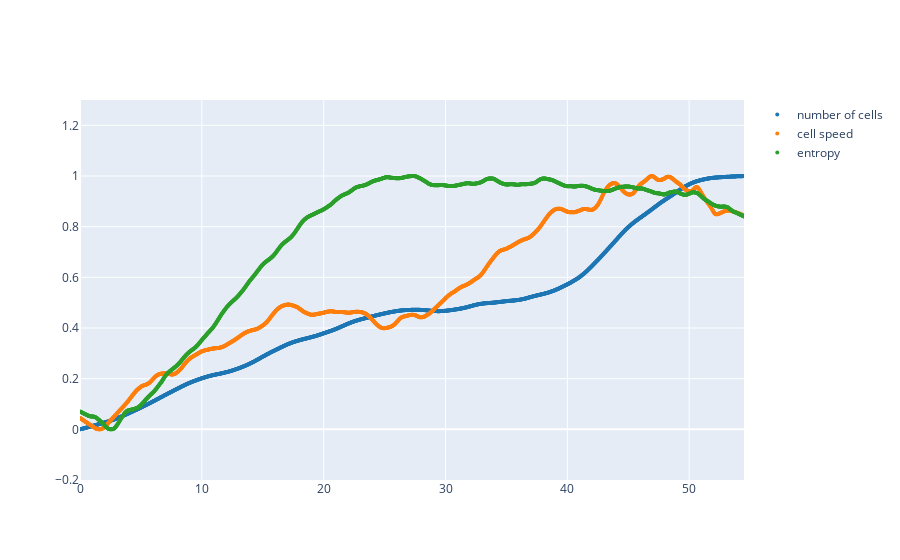

Notebook code for this chart:
### Markdown cell above
### Combine

### Code cell
import plotly.graph_objects as go

time_vec = cell_density_df["time"] * t_res / 3600

# normed entropy
e_norm = e_trend - np.min(e_trend)
e_norm = e_norm / (np.max(e_trend) - np.min(e_trend))

# normed v
v_norm = v_trend - np.min(v_trend)
v_norm = v_norm / (np.max(v_trend) - np.min(v_trend))

# normed N
n_norm = n_trend - np.min(n_trend)
n_norm = n_norm / (np.max(n_trend) - np.min(n_trend))

first_color = pc.DEFAULT_PLOTLY_COLORS[0]
    
fig = go.Figure()

fig.add_traces(go.Scatter(x=time_vec, y=n_norm, mode="markers", marker=dict(size=4, color=first_color), name="number of cells"))
fig.add_traces(go.Scatter(x=time_vec, y=v_norm, mode="markers", marker=dict(size=4, color=second_color),name="cell speed"))
fig.add_traces(go.Scatter(x=time_vec, y=e_norm, mode="markers", marker=dict(size=4, color=third_color), name="entropy"))

fig.update_layout(xaxis=dict(range=[0, 54.5]),
                  yaxis=dict(range=[-0.2, 1.3]))
fig.show()

fig.write_image(figure_dir + "all_vs_time.png", scale=2)

### Figure 1 — Plotly figure (JSON) as saved in the notebook; plotly's stock layout.template omitted (floating-point values rounded to 4 significant figures; data arrays with more than 128 entries replaced by an {"elided": "..."} marker saying what was removed)
{"data": [{"marker": {"color": "rgb(31, 119, 180)", "size": 4}, "mode": "markers", "name": "number of cells", "type": "scatter", "x": {"elided": "1600 float values"}, "y": {"elided": "1600 float values"}}, {"marker": {"color": "rgb(255, 127, 14)", "size": 4}, "mode": "markers", "name": "cell speed", "type": "scatter", "x": {"elided": "1600 float values"}, "y": {"elided": "1599 float values"}}, {"marker": {"color": "rgb(44, 160, 44)", "size": 4}, "mode": "markers", "name": "entropy", "type": "scatter", "x": {"elided": "1600 float values"}, "y": {"elided": "1600 float values"}}], "layout": {"xaxis": {"range": [0, 54.5]}, "yaxis": {"range": [-0.2, 1.3]}}}
